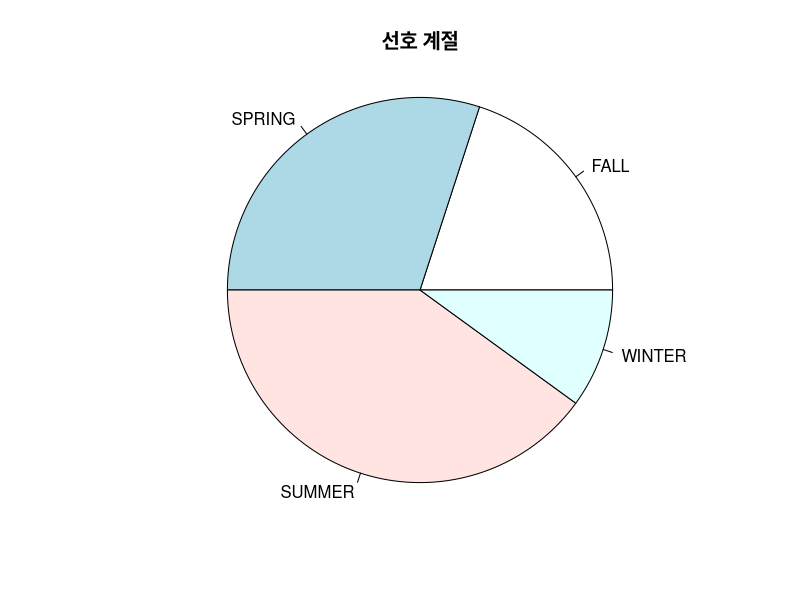

Here is the R script that generated this plot:
favorite <- c('WINTER', 'SUMMER', 'SPRING', 'SUMMER', 'SUMMER',
              'FALL', 'FALL', 'SUMMER', 'SPRING', 'SPRING')   # 자료 입력
ds <- table(favorite)                                         # 도수분포 계산
ds                
pie(ds, main='선호 계절',                                     # 원그래프 작성
    radius=1)                                   